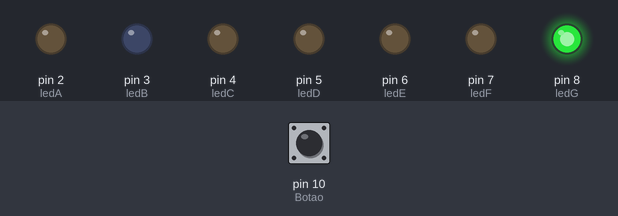
Simulated run of this sketch. Board: Arduino Uno, built with avr-gcc and run on an emulated ATmega328P. Shown: output pins drawn as LEDs (lit = HIGH). Inputs (shaded band) come from the test bench; at power-on: pin 10 (Botao) LOW.

Above: at 0.2 s.
At 1.2 s:
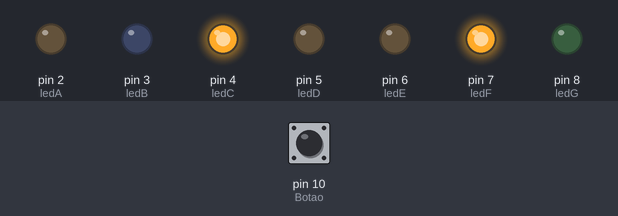
At 1.7 s:
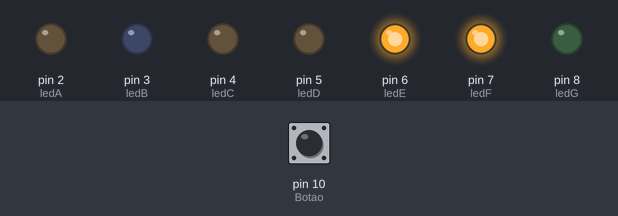
At 3.2 s:
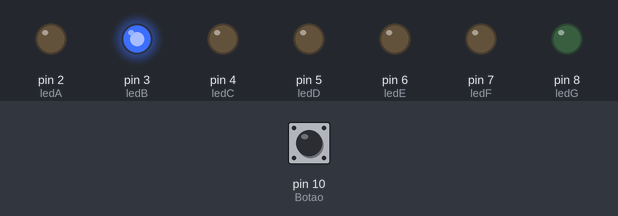
At 5.7 s:
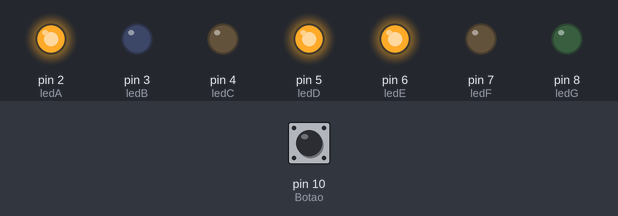
At 7.7 s:
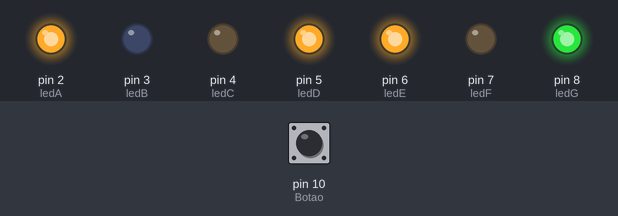
Timing chart, 0 to 8.1 s (numbered marks = the images above):
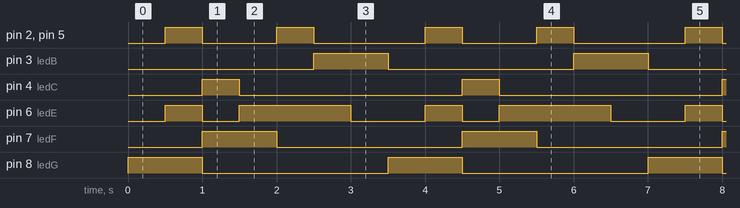

The sketch:

Contador_decrescente_Teste.ino
```cpp
const int ledA= 2;
const int ledB= 3;
const int ledC= 4;
const int ledD= 5;
const int ledE= 6;
const int ledF= 7;
const int ledG= 8;
const int Botao= 10;
int EstadoBotao= 0;
const int tempo= 500;

void setup(){
  pinMode(ledA, OUTPUT);
  pinMode(ledB, OUTPUT);
  pinMode(ledC, OUTPUT);
  pinMode(ledD, OUTPUT);
  pinMode(ledE, OUTPUT);
  pinMode(ledF, OUTPUT);
  pinMode(ledG, OUTPUT);
  pinMode(Botao, INPUT);
}

void loop(){
EstadoBotao = digitalRead(Botao);
  //zero
  digitalWrite(2, 0);
  digitalWrite(3, 0);
  digitalWrite(4, 0);
  digitalWrite(5, 0);
  digitalWrite(6, 0);
  digitalWrite(7, 0);
  digitalWrite(8, 1);
  delay(tempo);
  Um();
}

void Um(){
  //Um
  digitalWrite(2, 1);
  digitalWrite(3, 0);
  digitalWrite(4, 0);
  digitalWrite(5, 1);
  digitalWrite(6, 1);
  digitalWrite(7, 0);
  digitalWrite(8, 1);
  delay(tempo);
  Dois();
}

void Dois(){
  //Dois
  digitalWrite(2, 0);
  digitalWrite(3, 0);
  digitalWrite(4, 1);
  digitalWrite(5, 0);
  digitalWrite(6, 0);
  digitalWrite(7, 1);
  digitalWrite(8, 0);
  delay(tempo);
  Tres();
}

void Tres(){
  //Tres
  digitalWrite(2, 0);
  digitalWrite(3, 0);
  digitalWrite(4, 0);
  digitalWrite(5, 0);
  digitalWrite(6, 1);
  digitalWrite(7, 1);
  digitalWrite(8, 0);
  delay(tempo);
  Quatro();
}


void Quatro(){
  //Quatro
  digitalWrite(2, 1);
  digitalWrite(3, 0);
  digitalWrite(4, 0);
  digitalWrite(5, 1);
  digitalWrite(6, 1);
  digitalWrite(7, 0);
  digitalWrite(8, 0);
  delay(tempo);
  Cinco();
}

void Cinco(){
  //Cinco
  digitalWrite(2, 0);
  digitalWrite(3, 1);
  digitalWrite(4, 0);
  digitalWrite(5, 0);
  digitalWrite(6, 1);
  digitalWrite(7, 0);
  digitalWrite(8, 0);
  delay(tempo);
  Seis();
}

void Seis(){
  //Tres
  digitalWrite(2, 0);
  digitalWrite(3, 1);
  digitalWrite(4, 0);
  digitalWrite(5, 0);
  digitalWrite(6, 0);
  digitalWrite(7, 0);
  digitalWrite(8, 0);
  delay(tempo);
  loop();
}
```

Measured:
- by itself, pin 2 (ledA), pin 5 (ledD): repeats every 3.5 s: LOW 1.0 s, HIGH 0.50 s, LOW 1.5 s, HIGH 0.50 s
- by itself, pin 3 (ledB), pin 7 (ledF), pin 8 (ledG): alternates HIGH for 1.0 s and LOW for 2.5 s
- by itself, pin 4 (ledC): alternates HIGH for 0.50 s and LOW for 3.0 s
- by itself, pin 6 (ledE): repeats every 3.5 s: LOW 0.50 s, HIGH 1.5 s, LOW 1.0 s, HIGH 0.50 s
